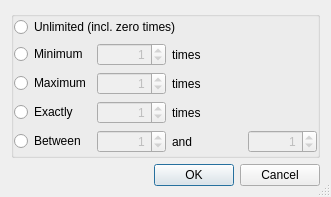
<ui version="4.0" >
 <class>QRegExpWizardRepeatDialog</class>
 <widget class="QDialog" name="QRegExpWizardRepeatDialog" >
  <property name="geometry" >
   <rect>
    <x>0</x>
    <y>0</y>
    <width>331</width>
    <height>197</height>
   </rect>
  </property>
  <property name="windowTitle" >
   <string>Number of repetitions</string>
  </property>
  <property name="sizeGripEnabled" >
   <bool>true</bool>
  </property>
  <layout class="QVBoxLayout" >
   <item>
    <widget class="QGroupBox" name="groupBox" >
     <property name="title" >
      <string/>
     </property>
     <property name="flat" >
      <bool>true</bool>
     </property>
     <layout class="QGridLayout" >
      <property name="margin" >
       <number>0</number>
      </property>
      <item row="2" column="2" >
       <widget class="QLabel" name="textLabel1_6" >
        <property name="text" >
         <string>times</string>
        </property>
       </widget>
      </item>
      <item row="3" column="2" >
       <widget class="QLabel" name="textLabel1_7" >
        <property name="text" >
         <string>times</string>
        </property>
       </widget>
      </item>
      <item row="1" column="2" >
       <widget class="QLabel" name="textLabel1_5" >
        <property name="text" >
         <string>times</string>
        </property>
       </widget>
      </item>
      <item row="4" column="1" >
       <widget class="QSpinBox" name="lowerSpin" >
        <property name="enabled" >
         <bool>false</bool>
        </property>
        <property name="alignment" >
         <set>Qt::AlignRight</set>
        </property>
        <property name="value" >
         <number>1</number>
        </property>
       </widget>
      </item>
      <item row="4" column="3" >
       <widget class="QSpinBox" name="upperSpin" >
        <property name="enabled" >
         <bool>false</bool>
        </property>
        <property name="alignment" >
         <set>Qt::AlignRight</set>
        </property>
        <property name="value" >
         <number>1</number>
        </property>
       </widget>
      </item>
      <item row="4" column="2" >
       <widget class="QLabel" name="textLabel6" >
        <property name="text" >
         <string>and</string>
        </property>
       </widget>
      </item>
      <item row="4" column="0" >
       <widget class="QRadioButton" name="betweenButton" >
        <property name="text" >
         <string>Between</string>
        </property>
       </widget>
      </item>
      <item row="3" column="1" >
       <widget class="QSpinBox" name="exactSpin" >
        <property name="enabled" >
         <bool>false</bool>
        </property>
        <property name="alignment" >
         <set>Qt::AlignRight</set>
        </property>
        <property name="value" >
         <number>1</number>
        </property>
       </widget>
      </item>
      <item row="3" column="0" >
       <widget class="QRadioButton" name="exactButton" >
        <property name="text" >
         <string>Exactly</string>
        </property>
       </widget>
      </item>
      <item row="2" column="1" >
       <widget class="QSpinBox" name="maxSpin" >
        <property name="enabled" >
         <bool>false</bool>
        </property>
        <property name="alignment" >
         <set>Qt::AlignRight</set>
        </property>
        <property name="value" >
         <number>1</number>
        </property>
       </widget>
      </item>
      <item row="2" column="0" >
       <widget class="QRadioButton" name="maxButton" >
        <property name="text" >
         <string>Maximum</string>
        </property>
       </widget>
      </item>
      <item row="1" column="0" >
       <widget class="QRadioButton" name="minButton" >
        <property name="text" >
         <string>Minimum</string>
        </property>
       </widget>
      </item>
      <item row="1" column="1" >
       <widget class="QSpinBox" name="minSpin" >
        <property name="enabled" >
         <bool>false</bool>
        </property>
        <property name="alignment" >
         <set>Qt::AlignRight</set>
        </property>
        <property name="value" >
         <number>1</number>
        </property>
       </widget>
      </item>
      <item row="0" column="0" colspan="4" >
       <widget class="QRadioButton" name="unlimitedButton" >
        <property name="text" >
         <string>Unlimited (incl. zero times)</string>
        </property>
       </widget>
      </item>
     </layout>
    </widget>
   </item>
   <item>
    <widget class="QDialogButtonBox" name="buttonBox" >
     <property name="orientation" >
      <enum>Qt::Horizontal</enum>
     </property>
     <property name="standardButtons" >
      <set>QDialogButtonBox::Cancel|QDialogButtonBox::Ok</set>
     </property>
    </widget>
   </item>
  </layout>
 </widget>
 <pixmapfunction>qPixmapFromMimeSource</pixmapfunction>
 <tabstops>
  <tabstop>unlimitedButton</tabstop>
  <tabstop>minButton</tabstop>
  <tabstop>minSpin</tabstop>
  <tabstop>maxButton</tabstop>
  <tabstop>maxSpin</tabstop>
  <tabstop>exactButton</tabstop>
  <tabstop>exactSpin</tabstop>
  <tabstop>betweenButton</tabstop>
  <tabstop>lowerSpin</tabstop>
  <tabstop>upperSpin</tabstop>
 </tabstops>
 <resources/>
 <connections>
  <connection>
   <sender>minButton</sender>
   <signal>toggled(bool)</signal>
   <receiver>minSpin</receiver>
   <slot>setEnabled(bool)</slot>
   <hints>
    <hint type="sourcelabel" >
     <x>53</x>
     <y>43</y>
    </hint>
    <hint type="destinationlabel" >
     <x>121</x>
     <y>47</y>
    </hint>
   </hints>
  </connection>
  <connection>
   <sender>maxButton</sender>
   <signal>toggled(bool)</signal>
   <receiver>maxSpin</receiver>
   <slot>setEnabled(bool)</slot>
   <hints>
    <hint type="sourcelabel" >
     <x>58</x>
     <y>68</y>
    </hint>
    <hint type="destinationlabel" >
     <x>117</x>
     <y>67</y>
    </hint>
   </hints>
  </connection>
  <connection>
   <sender>exactButton</sender>
   <signal>toggled(bool)</signal>
   <receiver>exactSpin</receiver>
   <slot>setEnabled(bool)</slot>
   <hints>
    <hint type="sourcelabel" >
     <x>53</x>
     <y>99</y>
    </hint>
    <hint type="destinationlabel" >
     <x>116</x>
     <y>98</y>
    </hint>
   </hints>
  </connection>
  <connection>
   <sender>betweenButton</sender>
   <signal>toggled(bool)</signal>
   <receiver>lowerSpin</receiver>
   <slot>setEnabled(bool)</slot>
   <hints>
    <hint type="sourcelabel" >
     <x>52</x>
     <y>126</y>
    </hint>
    <hint type="destinationlabel" >
     <x>119</x>
     <y>124</y>
    </hint>
   </hints>
  </connection>
  <connection>
   <sender>betweenButton</sender>
   <signal>toggled(bool)</signal>
   <receiver>upperSpin</receiver>
   <slot>setEnabled(bool)</slot>
   <hints>
    <hint type="sourcelabel" >
     <x>53</x>
     <y>125</y>
    </hint>
    <hint type="destinationlabel" >
     <x>282</x>
     <y>125</y>
    </hint>
   </hints>
  </connection>
  <connection>
   <sender>buttonBox</sender>
   <signal>accepted()</signal>
   <receiver>QRegExpWizardRepeatDialog</receiver>
   <slot>accept()</slot>
   <hints>
    <hint type="sourcelabel" >
     <x>16</x>
     <y>164</y>
    </hint>
    <hint type="destinationlabel" >
     <x>16</x>
     <y>185</y>
    </hint>
   </hints>
  </connection>
  <connection>
   <sender>buttonBox</sender>
   <signal>rejected()</signal>
   <receiver>QRegExpWizardRepeatDialog</receiver>
   <slot>reject()</slot>
   <hints>
    <hint type="sourcelabel" >
     <x>72</x>
     <y>167</y>
    </hint>
    <hint type="destinationlabel" >
     <x>72</x>
     <y>181</y>
    </hint>
   </hints>
  </connection>
 </connections>
</ui>
